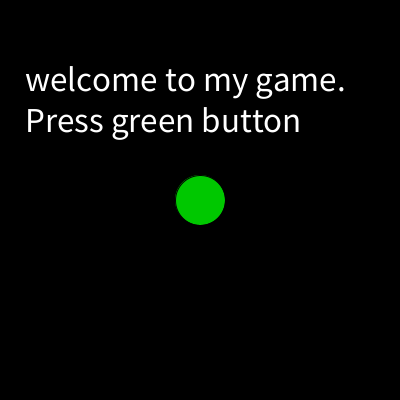
Frame 1 (no input)
Frame 60 (the mouse pressed at the canvas centre just before this capture): identical to frame 1, image omitted
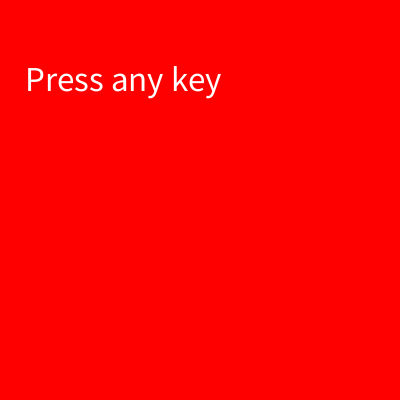
Frame 120 (the mouse held since frame 60 and released just before this capture)

The Processing sketch that drew these frames (run headless with seeded random() and noise(); from frame 60 on, the mouse is pressed at the canvas centre):

// Processing sketch: sketch_191023a
// ── sketch_191023a.pde
int screen;

void setup(){
  size(400, 400);
}

void draw(){
 switch(screen){
   case 0: 
     startScreen();
   break;
   case 1:
     gameScreen();
   break;  
   case 2:
     endScreen();
   break;
 }; 
 //startScreen();

}

void mousePressed(){
  if (screen == 0){
  if (dist(mouseX, mouseY, width/2, height/2)<25){
    println("button clicked");
    screen = 1;
    }
  }
    
  if (screen == 2){
  if (dist(mouseX, mouseY, width/2, height/2)<25){
    println("button clicked");
    screen = 0;
    }
  }
}

void startScreen(){
  background(0);
  textSize(35);
  fill(255);
  text("welcome to my game. Press green button", 25, height/6, width-25, 100);
  
  fill(0, 200, 0);
  ellipse(width/2, height/2, 50, 50);
  
}

void keyPressed(){
  if (screen == 1){
    screen = 2;
  }
}

void gameScreen(){
  background (255, 0, 0);
  fill(255);
  text("Press any key", 25, height/6, width-25, 100);
}

void endScreen(){
  background(0, 0, 200);
  textSize(30);
  fill(255);
  text("game over. Press button to start again", 25, height/6, width-25, 100);
  
  fill(0, 200, 0);
  ellipse(width/2, height/2, 50, 50);
  
}
